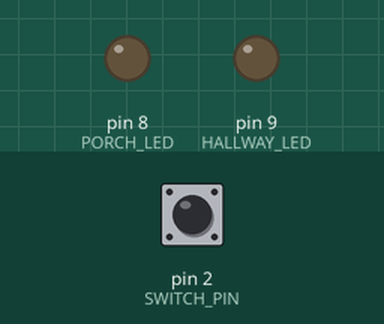
Simulated run of this sketch. Board: Arduino Uno, built with avr-gcc and run on an emulated ATmega328P. Parts: output pins drawn as LEDs (lit = HIGH). Inputs (shaded band) come from the test bench; at power-on: pin 2 (SWITCH_PIN) HIGH.

Above: at 1.2 s.
1.3 s: pin 2 (SWITCH_PIN) pulled LOW for 0.15 s
At 1.6 s:
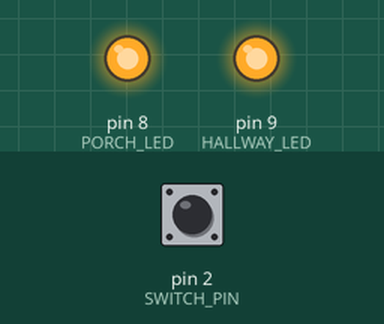
At 31.6 s:
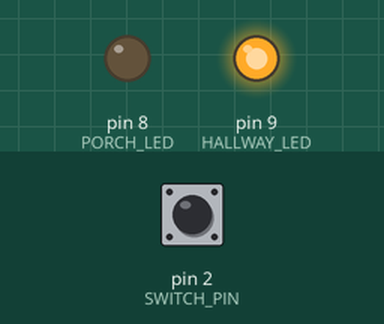
Timing chart, 0 to 32.8 s (numbered marks = the images above; inputs shaded):
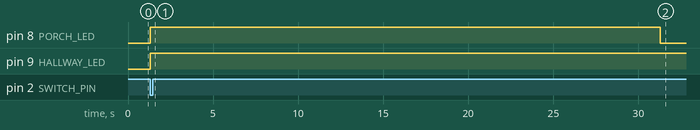

Measured:
- after the input at 1.3 s, pin 8 (PORCH_LED): LOW → HIGH at once, → LOW 30.0 s later; pin 9 (HALLWAY_LED): LOW → HIGH at once

The sketch:

SwitchingLights.ino
```cpp
// Task 1.1P: Switching ON Lights
// Porch LED: 30s | Hallway LED: 60s

const int SWITCH_PIN = 2;
const int PORCH_LED = 8;
const int HALLWAY_LED = 9;

void setup() {
  pinMode(SWITCH_PIN, INPUT_PULLUP);
  pinMode(PORCH_LED, OUTPUT);
  pinMode(HALLWAY_LED, OUTPUT);
}

void loop() {
  if (digitalRead(SWITCH_PIN) == LOW) { // Switch is ON
    startLights();
    controlLights();
  } else {
    turnOffLights();
  }
}

void startLights() {
  digitalWrite(PORCH_LED, HIGH);
  digitalWrite(HALLWAY_LED, HIGH);
}

void controlLights() {
  // Logic for 30s / 60s timing
  delay(30000); // Porch stays on for 30s
  digitalWrite(PORCH_LED, LOW);
  delay(30000); // Hallway stays for additional 30s to make 60s total
  digitalWrite(HALLWAY_LED, LOW);
}

void turnOffLights() {
  digitalWrite(PORCH_LED, LOW);
  digitalWrite(HALLWAY_LED, LOW);
}
```
